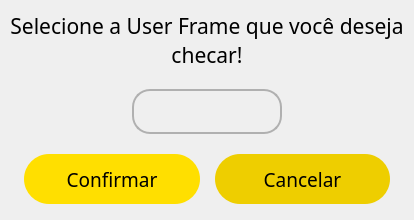
<?xml version="1.0" encoding="UTF-8"?>
<ui version="4.0">
 <class>Dialog</class>
 <widget class="QDialog" name="Dialog">
  <property name="geometry">
   <rect>
    <x>0</x>
    <y>0</y>
    <width>414</width>
    <height>220</height>
   </rect>
  </property>
  <property name="minimumSize">
   <size>
    <width>414</width>
    <height>220</height>
   </size>
  </property>
  <property name="maximumSize">
   <size>
    <width>414</width>
    <height>220</height>
   </size>
  </property>
  <property name="windowTitle">
   <string>Dialog</string>
  </property>
  <property name="styleSheet">
   <string notr="true">* {margin:0; padding:0; border: 0}

QDialog{background-color:#efefef}

QPushButton{
	background-color: #ffdf00;
	border: 0;
border-radius:25; padding:0; margin:0
}
QPushButton::disabled{background-color:#cbcbcb}
QPushButton:hover{ background-color: #f1d100}
QPushButton:pressed{background-color:#dfc200 }

QPushButton:focus {border: 0; outline:1px solid #ababab}

QLineEdit{
background-color: transparent;
border: 2px solid #b0b0b0;
padding: 5 15;
border-radius: 18
}</string>
  </property>
  <layout class="QVBoxLayout" name="verticalLayout">
   <property name="spacing">
    <number>10</number>
   </property>
   <property name="leftMargin">
    <number>9</number>
   </property>
   <property name="topMargin">
    <number>9</number>
   </property>
   <property name="rightMargin">
    <number>9</number>
   </property>
   <property name="bottomMargin">
    <number>15</number>
   </property>
   <item>
    <widget class="QFrame" name="frame">
     <property name="frameShape">
      <enum>QFrame::StyledPanel</enum>
     </property>
     <property name="frameShadow">
      <enum>QFrame::Raised</enum>
     </property>
     <layout class="QHBoxLayout" name="horizontalLayout_3">
      <property name="spacing">
       <number>0</number>
      </property>
      <property name="leftMargin">
       <number>0</number>
      </property>
      <property name="topMargin">
       <number>0</number>
      </property>
      <property name="rightMargin">
       <number>0</number>
      </property>
      <property name="bottomMargin">
       <number>0</number>
      </property>
      <item>
       <widget class="QLabel" name="label">
        <property name="font">
         <font>
          <family>Equinox Bold</family>
          <pointsize>16</pointsize>
         </font>
        </property>
        <property name="text">
         <string>Selecione a User Frame que você deseja checar!</string>
        </property>
        <property name="alignment">
         <set>Qt::AlignCenter</set>
        </property>
        <property name="wordWrap">
         <bool>true</bool>
        </property>
       </widget>
      </item>
     </layout>
    </widget>
   </item>
   <item>
    <widget class="QFrame" name="frame_3">
     <property name="frameShape">
      <enum>QFrame::StyledPanel</enum>
     </property>
     <property name="frameShadow">
      <enum>QFrame::Raised</enum>
     </property>
     <layout class="QHBoxLayout" name="horizontalLayout_2">
      <property name="spacing">
       <number>0</number>
      </property>
      <property name="leftMargin">
       <number>25</number>
      </property>
      <property name="topMargin">
       <number>0</number>
      </property>
      <property name="rightMargin">
       <number>25</number>
      </property>
      <property name="bottomMargin">
       <number>0</number>
      </property>
      <item>
       <widget class="QLineEdit" name="lineEdit">
        <property name="sizePolicy">
         <sizepolicy hsizetype="Expanding" vsizetype="Minimum">
          <horstretch>0</horstretch>
          <verstretch>0</verstretch>
         </sizepolicy>
        </property>
        <property name="minimumSize">
         <size>
          <width>150</width>
          <height>45</height>
         </size>
        </property>
        <property name="maximumSize">
         <size>
          <width>150</width>
          <height>45</height>
         </size>
        </property>
        <property name="font">
         <font>
          <family>Equinox Bold</family>
          <pointsize>16</pointsize>
         </font>
        </property>
        <property name="alignment">
         <set>Qt::AlignCenter</set>
        </property>
       </widget>
      </item>
     </layout>
    </widget>
   </item>
   <item>
    <widget class="QFrame" name="frame_2">
     <property name="minimumSize">
      <size>
       <width>0</width>
       <height>52</height>
      </size>
     </property>
     <property name="maximumSize">
      <size>
       <width>16777215</width>
       <height>52</height>
      </size>
     </property>
     <property name="frameShape">
      <enum>QFrame::StyledPanel</enum>
     </property>
     <property name="frameShadow">
      <enum>QFrame::Raised</enum>
     </property>
     <layout class="QHBoxLayout" name="horizontalLayout">
      <property name="spacing">
       <number>15</number>
      </property>
      <property name="leftMargin">
       <number>15</number>
      </property>
      <property name="topMargin">
       <number>0</number>
      </property>
      <property name="rightMargin">
       <number>15</number>
      </property>
      <property name="bottomMargin">
       <number>0</number>
      </property>
      <item>
       <widget class="QPushButton" name="btn_confirm">
        <property name="minimumSize">
         <size>
          <width>0</width>
          <height>50</height>
         </size>
        </property>
        <property name="maximumSize">
         <size>
          <width>16777215</width>
          <height>50</height>
         </size>
        </property>
        <property name="font">
         <font>
          <family>Equinox Bold</family>
          <pointsize>14</pointsize>
         </font>
        </property>
        <property name="cursor">
         <cursorShape>PointingHandCursor</cursorShape>
        </property>
        <property name="text">
         <string>Confirmar</string>
        </property>
        <property name="icon">
         <iconset resource="icons.qrc">
          <normaloff>:/newPrefix/assets/icons/icons/2x/sharp_check_black_48dp.png</normaloff>:/newPrefix/assets/icons/icons/2x/sharp_check_black_48dp.png</iconset>
        </property>
        <property name="iconSize">
         <size>
          <width>25</width>
          <height>25</height>
         </size>
        </property>
        <property name="autoDefault">
         <bool>true</bool>
        </property>
        <property name="default">
         <bool>true</bool>
        </property>
       </widget>
      </item>
      <item>
       <widget class="QPushButton" name="btn_cancel">
        <property name="minimumSize">
         <size>
          <width>0</width>
          <height>50</height>
         </size>
        </property>
        <property name="maximumSize">
         <size>
          <width>16777215</width>
          <height>50</height>
         </size>
        </property>
        <property name="font">
         <font>
          <family>Equinox Bold</family>
          <pointsize>14</pointsize>
         </font>
        </property>
        <property name="cursor">
         <cursorShape>PointingHandCursor</cursorShape>
        </property>
        <property name="focusPolicy">
         <enum>Qt::TabFocus</enum>
        </property>
        <property name="styleSheet">
         <string notr="true">* {
background-color: #eece00
}

QPushButton:hover{
background-color: #ddbd00
}

QPushButton:pressed {
background-color: #ccac00
}
QPushButton::disabled{background-color:#cbcbcb}</string>
        </property>
        <property name="text">
         <string>Cancelar</string>
        </property>
        <property name="icon">
         <iconset resource="icons.qrc">
          <normaloff>:/newPrefix/assets/icons/icons/2x/sharp_close_black_48dp.png</normaloff>:/newPrefix/assets/icons/icons/2x/sharp_close_black_48dp.png</iconset>
        </property>
        <property name="iconSize">
         <size>
          <width>25</width>
          <height>25</height>
         </size>
        </property>
        <property name="autoDefault">
         <bool>false</bool>
        </property>
       </widget>
      </item>
     </layout>
    </widget>
   </item>
  </layout>
 </widget>
 <resources>
  <include location="icons.qrc"/>
 </resources>
 <connections/>
</ui>
